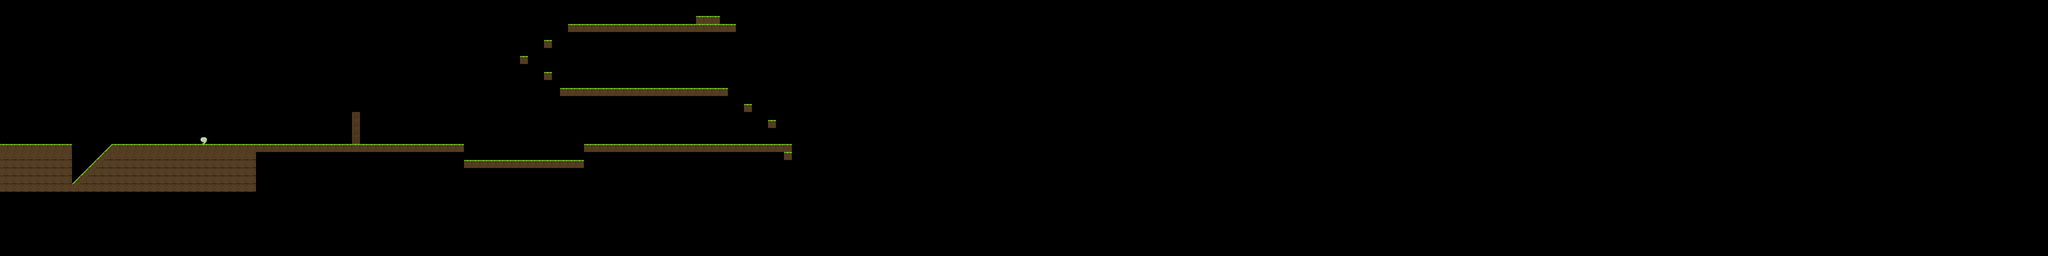

Tiled map render using the project's own tile images. Description and the map definition, with tile-layer contents summarised, below:
An orthogonal 256x32 tile map with 64x64 px tiles, 1 tile layer (Tile Layer 1) and 15 objects.

<map version="1.0" orientation="orthogonal" renderorder="right-down" width="256" height="32" tilewidth="64" tileheight="64" nextobjectid="1">
 <tileset firstgid="1" name="tiles" tilewidth="64" tileheight="64" tilecount="64" columns="8">
  <image source="../tiles.png" width="512" height="512" />
  <tile id="0">
   <objectgroup draworder="index">
    <object id="2" x="0" y="0" width="64" height="64" />
   </objectgroup>
  </tile>
  <tile id="1">
   <objectgroup draworder="index">
    <object id="1" x="0" y="0" width="64" height="64" />
   </objectgroup>
  </tile>
  <tile id="2">
   <objectgroup draworder="index">
    <object id="1" x="0" y="0" width="64" height="64" />
   </objectgroup>
  </tile>
  <tile id="3">
   <objectgroup draworder="index">
    <object id="1" x="0" y="0" width="64" height="64" />
   </objectgroup>
  </tile>
  <tile id="9">
   <objectgroup draworder="index">
    <object id="1" x="0" y="0" width="64" height="64" />
   </objectgroup>
  </tile>
  <tile id="10">
   <objectgroup draworder="index">
    <object id="1" x="0" y="0" width="64" height="64" />
   </objectgroup>
  </tile>
  <tile id="16">
   <objectgroup draworder="index">
    <object id="1" x="0" y="0" width="64" height="64" />
   </objectgroup>
  </tile>
  <tile id="17">
   <objectgroup draworder="index">
    <object id="1" x="0" y="0" width="64" height="64" />
   </objectgroup>
  </tile>
  <tile id="18">
   <objectgroup draworder="index">
    <object id="1" x="0" y="0" width="64" height="64" />
   </objectgroup>
  </tile>
  <tile id="19">
   <objectgroup draworder="index">
    <object id="1" x="0" y="0" width="64" height="64" />
   </objectgroup>
  </tile>
  <tile id="24">
   <objectgroup draworder="index">
    <object id="2" x="0" y="0">
     <polygon points="0,0 0,64 64,64 64,32" />
    </object>
   </objectgroup>
  </tile>
  <tile id="25">
   <objectgroup draworder="index">
    <object id="3" x="0" y="32">
     <polygon points="0,0 0,32 64,32" />
    </object>
   </objectgroup>
  </tile>
  <tile id="26">
   <objectgroup draworder="index">
    <object id="2" x="0" y="1" width="64" height="64" />
   </objectgroup>
  </tile>
  <tile id="27">
   <objectgroup draworder="index">
    <object id="1" x="6" y="12" width="46" height="9" />
   </objectgroup>
  </tile>
  <tile id="32">
   <objectgroup draworder="index">
    <object id="1" x="0" y="0" width="64" height="64" />
   </objectgroup>
  </tile>
 </tileset>
 <layer name="Tile Layer 1" width="256" height="32">
  <data>[8192 cells, 305 non-empty, 5 distinct tile ids]</data>
 </layer>
</map>
